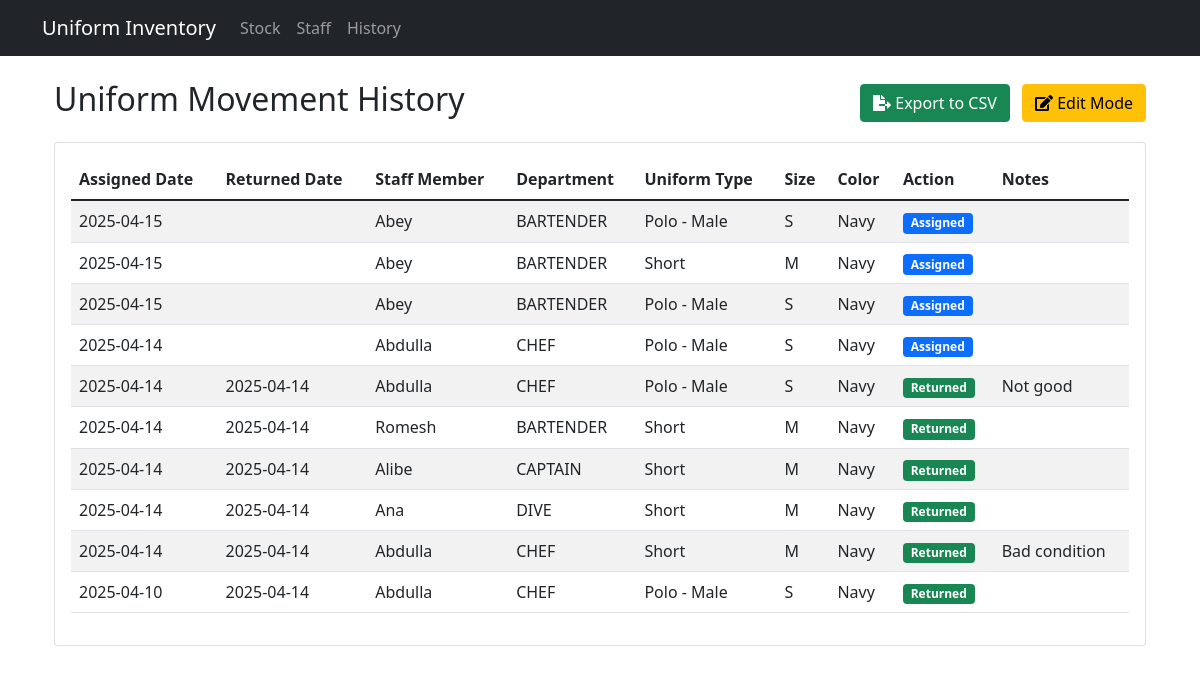
Before: /history with the older database file.
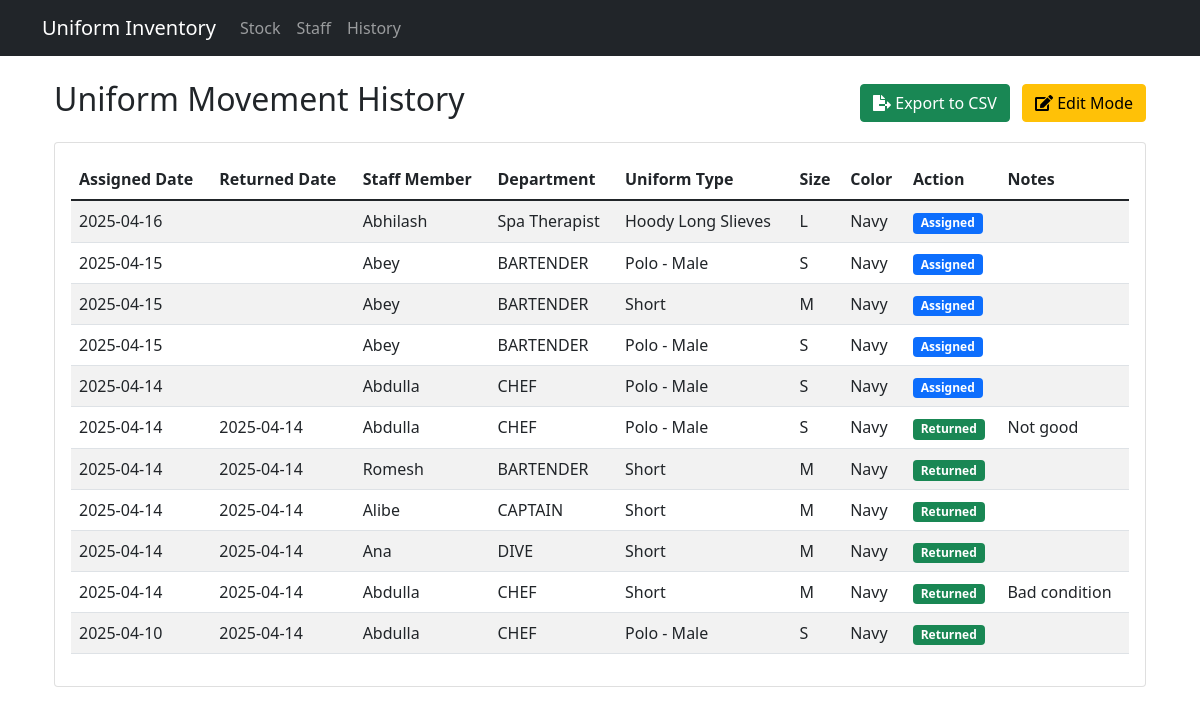
After: the same page with the newer database file.
### tables this page shows
CREATE TABLE staff_assignments (
        id INTEGER PRIMARY KEY AUTOINCREMENT,
        staff_id INTEGER,
        uniform_id INTEGER,
        assigned_date TIMESTAMP DEFAULT CURRENT_TIMESTAMP,
        returned_date TIMESTAMP,
        status TEXT DEFAULT 'assigned',
        notes TEXT,
        FOREIGN KEY (staff_id) REFERENCES staff (id),
        FOREIGN KEY (uniform_id) REFERENCES uniforms (id)
    );

CREATE TABLE staff (
        id INTEGER PRIMARY KEY AUTOINCREMENT,
        name TEXT NOT NULL,
        department TEXT NOT NULL
    );

CREATE TABLE uniforms (
        id INTEGER PRIMARY KEY AUTOINCREMENT,
        type TEXT NOT NULL,
        size TEXT NOT NULL,
        color TEXT NOT NULL,
        current_stock INTEGER DEFAULT 0
    );

### app.py (the view)
@app.route('/history')
def history():
    movements = staff_mgmt.get_uniform_movement_history()
    return render_template('history.html', movements=movements)

### staff_management.py (called while the page is built)
    def get_uniform_movement_history(self):
        conn = sqlite3.connect(self.db_path)
        cursor = conn.cursor()
        cursor.execute('''
            SELECT
                date(sa.assigned_date) as assigned_date,
                date(sa.returned_date) as returned_date,
                s.name as staff_name,
                s.department,
                u.type,
                u.size,
                u.color,
                CASE
                    WHEN sa.returned_date IS NOT NULL THEN 'Returned'
                    ELSE 'Assigned'
                END as action,
                sa.notes,
                sa.id
            FROM staff_assignments sa
            JOIN staff s ON sa.staff_id = s.id
            JOIN uniforms u ON sa.uniform_id = u.id
            ORDER BY sa.assigned_date DESC
        ''')
        results = cursor.fetchall()
        conn.close()
        return results

### templates/history.html (shortened to what this page needs)
{% extends "base.html" %}
{% block content %}
<div class="container mt-4">
    <div class="d-flex justify-content-between align-items-center mb-3">
        <h2>Uniform Movement History</h2>
        <div>
            <a href="{{ url_for('export_history') }}" class="btn btn-success">
                <i class="fas fa-file-export"></i> Export to CSV
            </a>
            <button id="toggleEdit" class="btn btn-warning ms-2">
                <i class="fas fa-edit"></i> Edit Mode
            </button>
        </div>
    </div>
    <div class="card mt-3">
        <div class="card-body">
            <form id="deleteForm" action="{{ url_for('delete_history_entries') }}" method="POST">
                <div class="table-responsive">
                    <table class="table table-striped" id="historyTable">
                        <thead>
                            <tr>
                                <th>Assigned Date</th>
                                <th>Returned Date</th>
                                <th>Staff Member</th>
                                <th>Department</th>
                                <th>Uniform Type</th>
                                <th>Size</th>
                                <th>Color</th>
                                <th>Action</th>
                                <th>Notes</th>
                            </tr>
                        </thead>
                        <tbody>
                            {% for movement in movements %}
                            <tr>
                                <td>{{ movement[0] }}</td>
                                <td>{{ movement[1] or '' }}</td>
                                <td>{{ movement[2] }}</td>
                                <td>{{ movement[3] }}</td>
                                <td>{{ movement[4] }}</td>
                                <td>{{ movement[5] }}</td>
                                <td>{{ movement[6] }}</td>
                                <td>
                                    <span class="badge {% if movement[7] == 'Returned' %}bg-success{% elif movement[7] == 'Assigned' %}bg-primary{% else %}bg-warning{% endif %}">
                                        {{ movement[7] }}
                                    </span>
                                </td>
                                <td>{{ movement[8] or '' }}</td>
                            </tr>
                            {% endfor %}
                        </tbody>
                    </table>
                </div>
            </form>
        </div>
    </div>
</div>
<link rel="stylesheet" href="https://cdnjs.cloudflare.com/ajax/libs/font-awesome/5.15.4/css/all.min.css">
{% endblock %}

Changed rows visible on the page:
added staff_assignments: assigned_date "2025-04-16", name "Abhilash", department "Spa Therapist", type "Hoody Long Slieves", size "L", color "Navy", status "Assigned"
